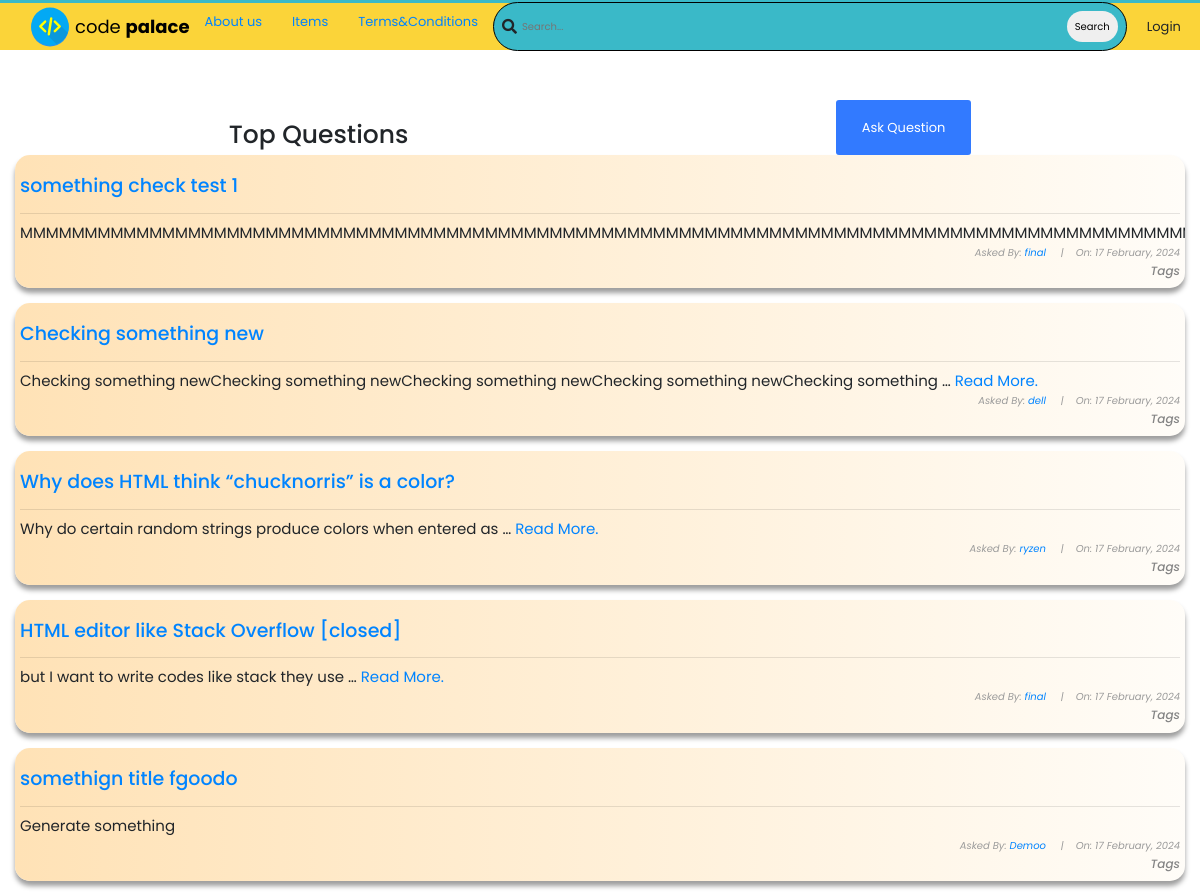
The page /questions/ on the database as committed earlier.
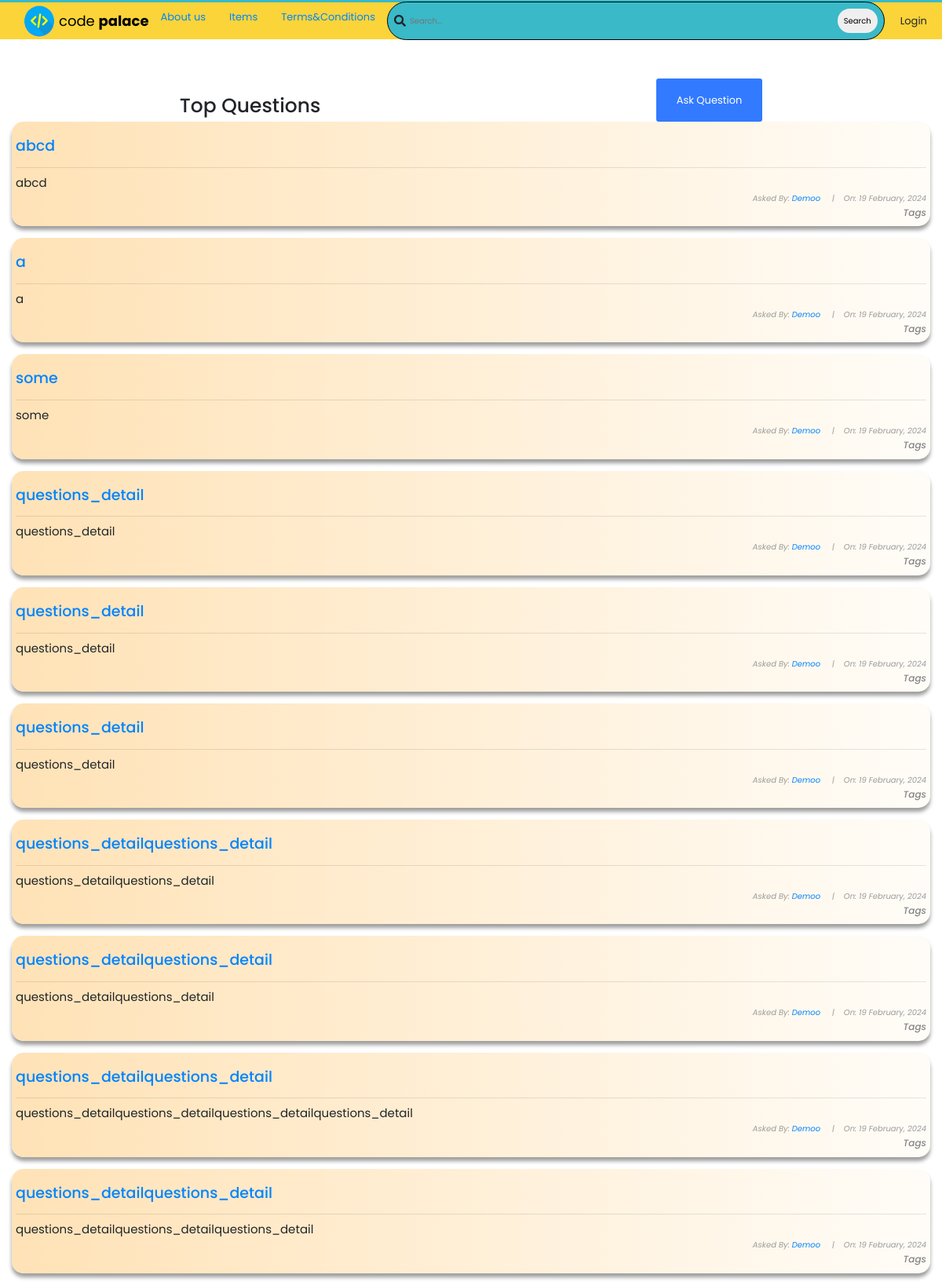
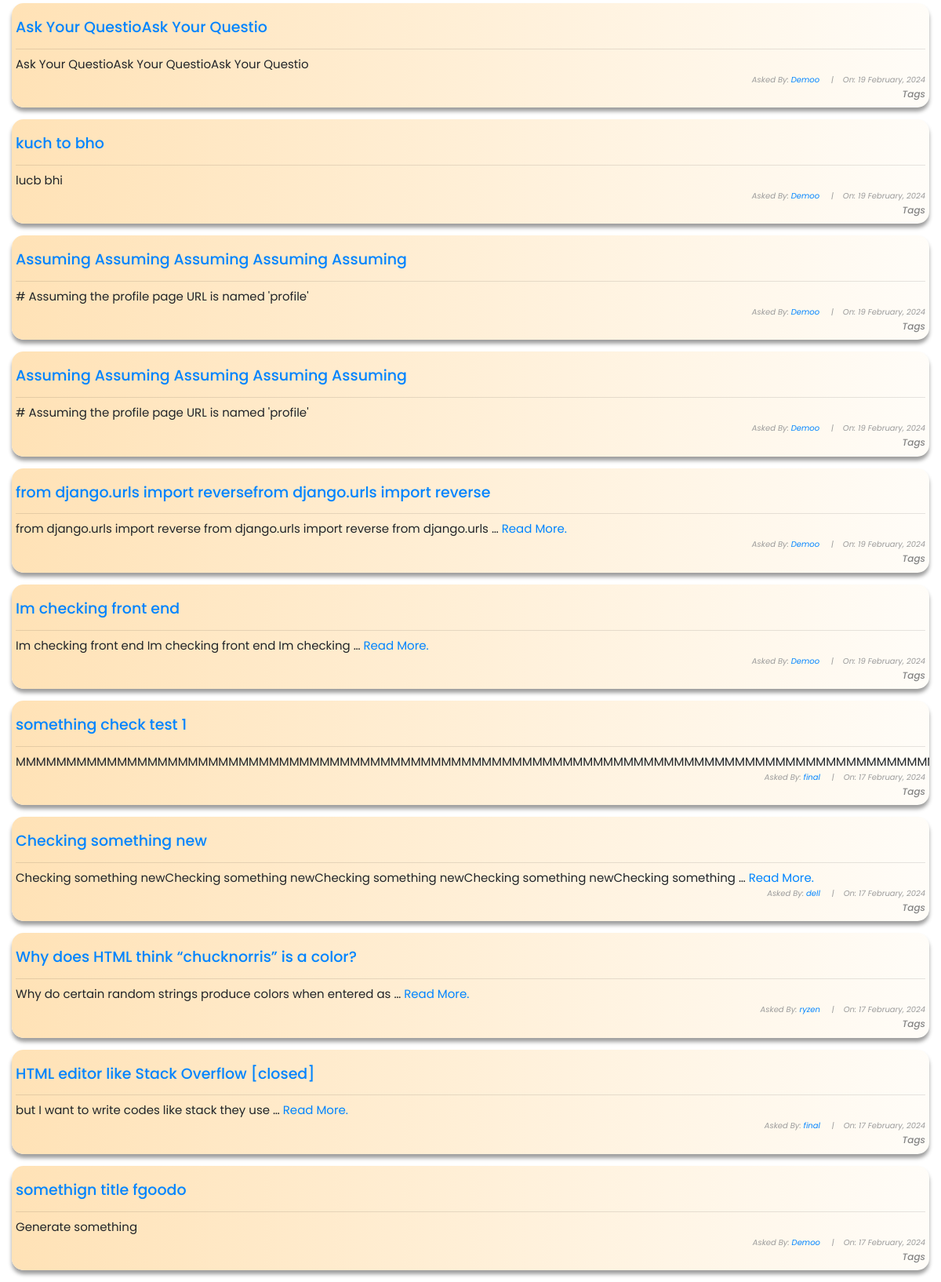
The same page on the database as committed later (2 pictures, top to bottom).
### CodePalaceBase/models.py (models this page shows, shortened)
class Question(models.Model):
    user = models.ForeignKey(User, on_delete=models.CASCADE)
    title = models.CharField(max_length=10000)
    content = models.TextField(null=True, blank=True)
    date_created = models.DateTimeField(default=timezone.now)

### CodePalaceBase/views.py (the view)
# urls.py: path('questions/', views.QuestionListView.as_view(), name="questions_list"),
class QuestionListView(ListView):
    model = Question
    context_object_name = 'questions'
    ordering = ['-date_created']

### CodePalaceBase/templates/CodePalaceBase/question_list.html (shortened to what this page needs)
{% extends 'base.html' %} {% block content %}
<!DOCTYPE html>
<html lang="en">
  <head>
  </head>
  <body>
    <div class="container">
      <div id="sub-nav">
        <h1 id="fh1">Top Questions</h1>
        <button class="btn" id="logout-btn">
          <a
            id="fa"
            {% if user.is_authenticated %}
            href="{% url 'CodePalaceBase:question_create' %}"
            {% else %}
            href="{% url 'login' %}"
            {% endif %}
            style="color: white; text-decoration: none"
            >Ask Question</a
          >
        </button>
      </div>
      <div class="list-question">
        <div class="questions">
          {% for question in questions %}
          <div
            class="container"
            style="
              background: linear-gradient(
                to right,
                rgb(255, 226, 182),
                rgba(255, 166, 0, 0.027)
              );
              padding: 5px;
              overflow-x: hidden;
              box-shadow: rgba(0, 0, 0, 0.383) 0px 5px 5px 0px;
              border-radius: 15px;
            "
          >
            <div id="title-sec" style="display: flex; align-items: center">
              <h3 id="fh3">
                <a href="{% url 'CodePalaceBase:questions_detail' question.id%}"
                  >{{question.title}}</a
                >
              </h3>
            </div>
            <hr />
            {% if question.content|wordcount <= 10 %}
            <h6 id="fh6" style="text-align: left">{{ question.content }}</h6>
            {% else %}
            <h6 id="fh6" style="text-align: left">
              {{ question.content|truncatewords:10 }}
              <a href="{% url 'CodePalaceBase:questions_detail' question.id%}"
                >Read More.</a
              >
            </h6>
            {% endif %}
            <h6
              id="fh6"
              style="
                font-size: 10px;
                font-style: italic;
                color: rgb(155, 155, 155);
              "
            >
              Asked By:
              <a href="{% url 'CodePalaceBase:profiles' question.user.profile.id %}"
                >{{ question.user }} </a>
              &nbsp;&nbsp;&nbsp; |&nbsp;&nbsp;&nbsp; On:
              {{question.date_created | date:"j F, Y"}}
            </h6>
            <h5 style="text-align: right; font-size: 12px; font-style: italic">
              Tags
            </h5>
          </div>
          <br />
          {% endfor %}
        </div>
      </div>
    </div>
  </body>
</html>
{% endblock content %}

### templates/base.html (shortened to what this page needs)
{% load static %}
<!doctype html>
<html lang="en">
<head>
    <link rel="stylesheet" href="https://cdnjs.cloudflare.com/ajax/libs/font-awesome/5.14.0/css/all.min.css"
 />
    <link rel="stylesheet" href="https://maxcdn.bootstrapcdn.com/bootstrap/4.0.0/css/bootstrap.min.css"
>
    <link rel="stylesheet" href="{% static 'main.css' %}">
</head>
<body>
    <header>
        <div class="nav-container">
            <nav>
                <div class="nav-brand">
                    <a href="{% url 'CodePalaceBase:home' %}" class="nav-icon">
                        <img class="logo" src="{% static "download.svg" %}">
                        <a href="{% url 'CodePalaceBase:home' %}" style="text-decoration: none; color: black;">
                            <div class="nav-icon-text">code <span class="nav-bold-text">palace</span>
                        </a>
                </div>
        </div>
        <div class="nav-base-links">
            <ul>
                <li><a href="#">About us</a></li>
                <li><a href="#">Items</a></li>
                <li><a href="#">Terms&Conditions</a></li>
            </ul>
        </div>
        <div class="nav-search">
            <div class="search-container">
                <i class="fas fa-search"></i>
                <form action="" method="GET">
                    <input type="text" id="searchbar" name="search-area" placeholder="Search...">
                    <button type="submit"
                        style="margin-left: 340px; border-radius: 25px; border: none; padding: 8px;">Search</button>
                </form>
            </div>
        </div>
        <div class="nav-right-buttons">
{% if user.is_authenticated %}
<a href="{% url 'profile' %}" class="btn btn-login">Profile</a>
<a href="{% url 'logout' %}" class="btn btn-register">Logout</a>
{% else %}
<a href="{% url 'login' %}" class="btn btn-login">Login</a>
<a href="{% url 'register' %}" class="btn btn-register">Sign up</a>
{% endif %}
        </div>
    </header>
    {% block content %}
    {% endblock content %}
</body>
</html>

### static/main.css (style rules this page uses)
*, *::before, *::after { margin: 0; padding: 0; box-sizing: border-box; }
html { font-size: 10px; color: var(--black-800); }
.container { width: 100%; max-width: 126.4rem; margin: 0 auto; padding: 0 1.5rem; }
ul { list-style: none; }
a { text-decoration: none; color: var(--blue-600); cursor: pointer; }
img { width: 100%; max-width: 100%; height: auto; }
.btn { text-align: center; font-size: 1.3rem; border-radius: 3px; transition: all 0.5s; padding: 1.3rem 2.5rem; }
.logo { height: 4rem; }
header { width: 100%; height: 50px; background-color: #fbd439; border-top: 3px solid #3ab9c8; position: fixed; left: 0; top: 0; z-index: 99; box-shadow: #000000; }
.nav-container { width: 100%; height: 100%; max-width: 126.4rem; margin: 0 auto; }
nav { display: flex; width: inherit; height: inherit; }
.nav-brand { flex: 1 0 auto; display: flex; align-items: center; }
.nav-icon { height: 100%; display: flex; align-items: center; justify-content: center; padding: 0 0 0 3rem; }
.nav-icon-text { font-size: 1.8rem; margin-left: 0.5rem; }
.nav-icon-text span { font-weight: bold; }
.nav-base-links { flex: 1 0 auto; display: flex; align-items: center; font-size: 1.3rem; }
.nav-base-links ul { display: flex; align-items: center; justify-content: center; }
.nav-base-links ul li { padding: 0.8rem 1.2rem; border-radius: 3rem; margin: 0 0.3rem; }
.nav-search { flex: 30 0 auto; display: flex; align-items: center; margin-right: 1rem; position: relative; }
.search-container { width: 100%; border: 1px solid #000000; border-radius: 30px; padding: 0.8rem; background-color: #3ab9c8; display: flex; align-items: center; }
.search-container i { font-size: 1.5rem; font-weight: 600; }
.search-container #searchbar { flex: 1 1 auto; margin-left: 0.5rem; border: none; outline: none; background-color: #3ab9c8; }
.nav-right-buttons { flex: 1 0 auto; display: flex; align-items: center; justify-content: center; }
.btn-login { background-color: var(--powder); color: var(--blue-700); border: 1px solid var(--blue-300); padding: 0.8rem 1rem; }
.btn-register { background-color: var(--blue-500); color: var(--white); margin-left: 0.5rem; padding: 0.8rem 1rem; }

### CodePalaceBase/templates/CodePalaceBase/question_list.html (style rules this page uses)
body { margin-top: 100px; font-family: "Poppins", sans-serif; }
#fh1 { margin-top: 20px; }
#sub-nav { display: flex; justify-content: space-around; }
#logout-btn { background-color: rgb(50, 122, 255); }
#fh3 { text-align: left; font-size: 19px; padding-top: 15px; }
#fh6 { text-align: right; font-size: 15px; font-weight: normal; }
a { color: rgb(0, 132, 255); }
h5 { color: rgb(133, 133, 133); }

Rows that differ between the two databases and show on the page:
added Question: title "abcd", content "abcd", user "Demoo", date_created "19 February, 2024"
added Question: title "a", content "a", user "Demoo", date_created "19 February, 2024"
added Question: title "some", content "some", user "Demoo", date_created "19 February, 2024"
added Question: title "questions_detail", content "questions_detail", user "Demoo", date_created "19 February, 2024"
added Question: title "questions_detail", content "questions_detail", user "Demoo", date_created "19 February, 2024"
added Question: title "questions_detail", content "questions_detail", user "Demoo", date_created "19 February, 2024"
added Question: title "questions_detailquestions_detail", content "questions_detailquestions_detail", user "Demoo", date_created "19 February, 2024"
added Question: title "questions_detailquestions_detail", content "questions_detailquestions_detail", user "Demoo", date_created "19 February, 2024"
added Question: title "questions_detailquestions_detail", content "questions_detailquestions_detailquestions_detailquestions_detail", user "Demoo", date_created "19 February, 2024"
added Question: title "questions_detailquestions_detail", content "questions_detailquestions_detailquestions_detail", user "Demoo", date_created "19 February, 2024"
added Question: title "Ask Your QuestioAsk Your Questio", content "Ask Your QuestioAsk Your QuestioAsk Your Questio", user "Demoo", date_created "19 February, 2024"
added Question: title "kuch to bho", content "lucb bhi", user "Demoo", date_created "19 February, 2024"
added Question: title "Assuming Assuming Assuming Assuming Assuming", content "# Assuming the profile page URL is named 'profile'", user "Demoo", date_created "19 February, 2024"
added Question: title "Assuming Assuming Assuming Assuming Assuming", content "# Assuming the profile page URL is named 'profile'", user "Demoo", date_created "19 February, 2024"
added Question: title "from django.urls import reversefrom django.urls import reverse", content "from django.urls import reverse from django.urls import reverse from django.urls …", user "Demoo", date_created "19 February, 2024"
added Question: title "Im checking front end", content "Im checking front end Im checking front end Im checking …", user "Demoo", date_created "19 February, 2024"
